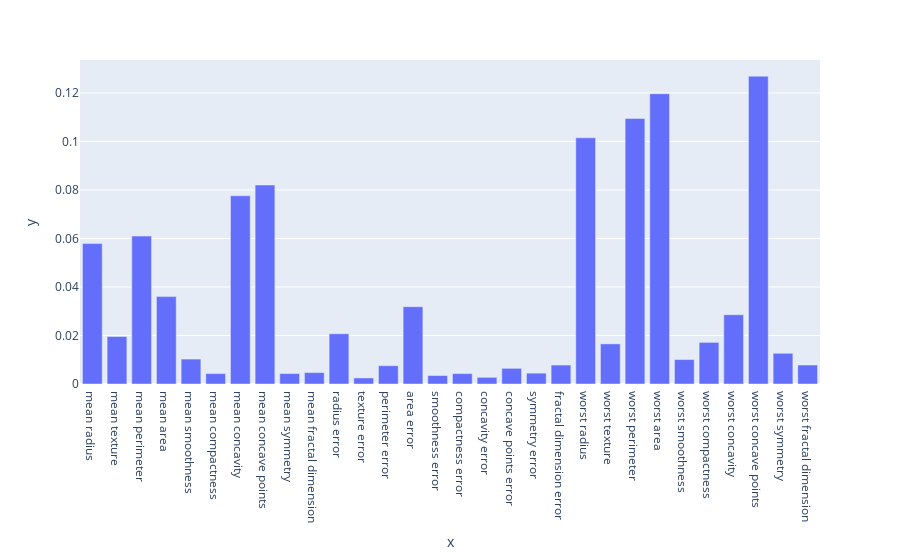

Write notebook code for a chart like this one.
### Markdown cell above
And then we can create a bar chart of feature importances:

- `with px do bar using` a list containing
    - freestyle `x=` followed by `from cancer_sklearn get feature_names`
    - freestyle `y=` followed by `from randomForest get feature_importances_`

### Code cell
px.bar(x= (cancer_sklearn.feature_names), y= (randomForest.feature_importances_))

#<xml xmlns="https://developers.google.com/blockly/xml"><variables><variable id="^?2M|ayhvs.c|vD]E$Iz">px</variable><variable id="etU=(k#nJyVsPHL@^Jv.">cancer_sklearn</variable><variable id="w_aKAuJ3s$kVqAIZ6-,=">randomForest</variable></variables><block type="varDoMethod" id="*9~H!rAOPOD.29rUKmQ{" x="8" y="188"><field name="VAR" id="^?2M|ayhvs.c|vD]E$Iz">px</field><field name="MEMBER">bar</field><data>px:bar</data><value name="INPUT"><block type="lists_create_with" id="HgG/0M!Dh83H[^$`qy$="><mutation items="2"></mutation><value name="ADD0"><block type="valueOutputCodeBlock" id="wM!fm*a3[_(dX2gF,D)]"><field name="CODE">x=</field><value name="INPUT"><block type="varGetProperty" id="*t}AXL5lQ6wuZbSZVr_L"><field name="VAR" id="etU=(k#nJyVsPHL@^Jv.">cancer_sklearn</field><field name="MEMBER">feature_names</field><data>cancer_sklearn:feature_names</data></block></value></block></value><value name="ADD1"><block type="valueOutputCodeBlock" id="oMAa{yZp~wh|BF#Qq+ye"><field name="CODE">y=</field><value name="INPUT"><block type="varGetProperty" id="4tX%.+aJ!c((O-1Av[RY"><field name="VAR" id="w_aKAuJ3s$kVqAIZ6-,=">randomForest</field><field name="MEMBER">feature_importances_</field><data>randomForest:feature_importances_</data></block></value></block></value></block></value></block></xml>

### Figure 1 — Plotly figure (JSON) as saved in the notebook; plotly's stock layout.template omitted (floating-point values rounded to 4 significant figures)
{"data": [{"alignmentgroup": "True", "hovertemplate": "x=%{x}<br>y=%{y}<extra></extra>", "legendgroup": "", "marker": {"color": "#636efa"}, "name": "", "offsetgroup": "", "orientation": "v", "showlegend": false, "textposition": "auto", "type": "bar", "x": ["mean radius", "mean texture", "mean perimeter", "mean area", "mean smoothness", "mean compactness", "mean concavity", "mean concave points", "mean symmetry", "mean fractal dimension", "radius error", "texture error", "perimeter error", "area error", "smoothness error", "compactness error", "concavity error", "concave points error", "symmetry error", "fractal dimension error", "worst radius", "worst texture", "worst perimeter", "worst area", "worst smoothness", "worst compactness", "worst concavity", "worst concave points", "worst symmetry", "worst fractal dimension"], "xaxis": "x", "y": [0.0579, 0.01957, 0.06098, 0.03603, 0.01027, 0.004296, 0.0776, 0.08203, 0.004317, 0.004701, 0.02072, 0.002494, 0.007542, 0.03187, 0.003492, 0.004302, 0.002754, 0.006461, 0.004478, 0.007812, 0.1015, 0.01654, 0.1094, 0.1197, 0.01008, 0.01715, 0.02856, 0.1269, 0.01266, 0.007827], "yaxis": "y"}], "layout": {"autosize": true, "barmode": "relative", "legend": {"tracegroupgap": 0}, "margin": {"t": 60}, "xaxis": {"anchor": "y", "autorange": true, "domain": [0, 1], "range": [-0.5, 29.5], "title": {"text": "x"}, "type": "category"}, "yaxis": {"anchor": "x", "autorange": true, "domain": [0, 1], "range": [0, 0.1336], "title": {"text": "y"}, "type": "linear"}}}
